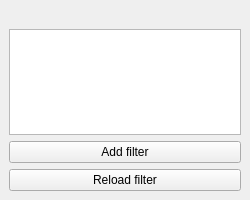
<?xml version="1.0" encoding="UTF-8"?>
<ui version="4.0">
 <class>WinFilterList</class>
 <widget class="QDockWidget" name="WinFilterList">
  <property name="geometry">
   <rect>
    <x>0</x>
    <y>0</y>
    <width>250</width>
    <height>200</height>
   </rect>
  </property>
  <property name="minimumSize">
   <size>
    <width>250</width>
    <height>200</height>
   </size>
  </property>
  <property name="features">
   <set>QDockWidget::AllDockWidgetFeatures</set>
  </property>
  <property name="windowTitle">
   <string>Filter List</string>
  </property>
  <widget class="QWidget" name="dockWidgetContents">
   <layout class="QVBoxLayout" name="verticalLayout">
    <item>
     <widget class="QLabel" name="lbl_doc">
      <property name="text">
       <string/>
      </property>
     </widget>
    </item>
    <item>
     <widget class="QListWidget" name="filterListWidget"/>
    </item>
    <item>
     <widget class="QPushButton" name="addFilterButton">
      <property name="text">
       <string>Add filter</string>
      </property>
     </widget>
    </item>
    <item>
     <widget class="QPushButton" name="reloadFilterButton">
      <property name="maximumSize">
       <size>
        <width>16777215</width>
        <height>16777215</height>
       </size>
      </property>
      <property name="text">
       <string>Reload filter</string>
      </property>
     </widget>
    </item>
   </layout>
  </widget>
 </widget>
 <resources/>
 <connections/>
</ui>
